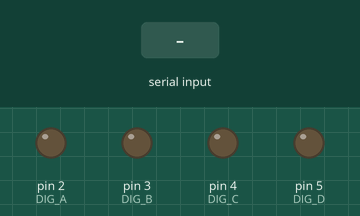
A sketch run on a simulated Arduino Uno, built with avr-gcc and run on an emulated ATmega328P. On the bench: output pins drawn as LEDs (lit = HIGH). The test bench sets the inputs (shaded band). Pins used as bus, display or sensor lines are not drawn.

Above: at 1.2 s.
1.3 s: "90,45\n" received over Serial
At 3.5 s:
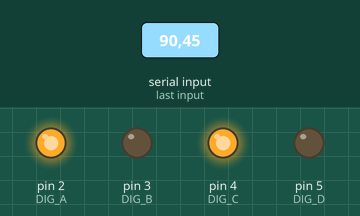
3.8 s: "1\n" received over Serial
At 4.7 s:
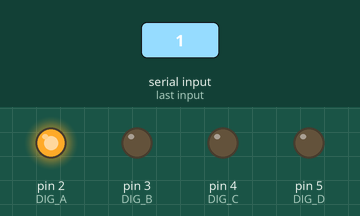
6.8 s: "2\n" received over Serial
At 8.2 s:
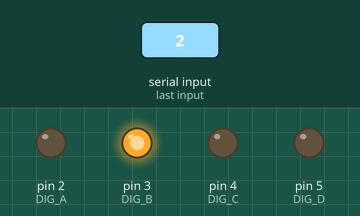
9.8 s: "3\n" received over Serial
At 10.5 s:
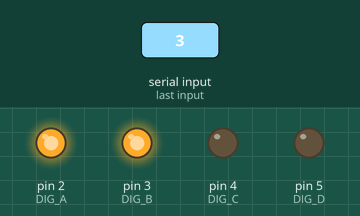
12.8 s: "4\n" received over Serial
At 14.0 s:
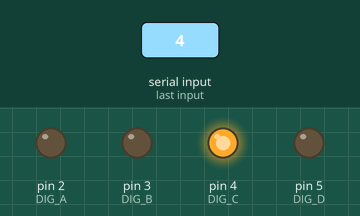
15.8 s: "5\n" received over Serial
At 16.4 s:
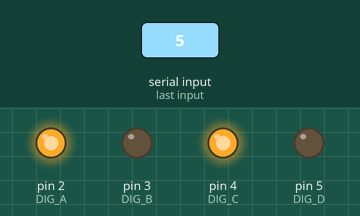
Timing chart, 0 to 19.3 s (numbered marks = the images above; inputs shaded):
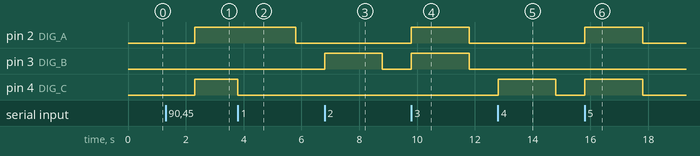

The sketch:

arduino_pins_digitsworking.ino
```cpp
const int DIG_D = 5;
const int DIG_C = 4;
const int DIG_B = 3;
const int DIG_A = 2;

const int LATCH_H1 = 9;
const int LATCH_H2 = 10;
const int LATCH_M1 = 11;
const int LATCH_M2= 12;

int incomingByte = 0;
int my_int;
int received_integer = 0;
int nDigits = 0;

int * array_of_time_arduino = new int[4];
int * array_of_time_pi = new int[4];

int availableMemory() {
  int size = 1024; // Use 2048 with ATmega328
  byte *buf;

  while ((buf = (byte *) malloc(--size)) == NULL)
    ;

  free(buf);

  return size;
}

int * convertNumberIntoArray(unsigned int number) {
    int length = (int)floor(log10((float)number)) + 1;
    int * arr = new int[length];
    int i = 0;
    do {
        arr[i] = number % 10;
        number /= 10;
        i++;
    } while (number != 0);
    return arr;
}

void convertIntegerToDCBA(int my_int) {
  if (my_int == 0) {
    digitalWrite(DIG_D, LOW);
    digitalWrite(DIG_C, LOW);
    digitalWrite(DIG_B, LOW);
    digitalWrite(DIG_A, LOW);
  } else if (my_int == 1) {
    digitalWrite(DIG_D, LOW);
    digitalWrite(DIG_C, LOW);
    digitalWrite(DIG_B, LOW);
    digitalWrite(DIG_A, HIGH);
  } else if (my_int == 2) {
    digitalWrite(DIG_D, LOW);
    digitalWrite(DIG_C, LOW);
    digitalWrite(DIG_B, HIGH);
    digitalWrite(DIG_A, LOW);
  } else if (my_int == 3) {
    digitalWrite(DIG_D, LOW);
    digitalWrite(DIG_C, LOW);
    digitalWrite(DIG_B, HIGH);
    digitalWrite(DIG_A, HIGH);
  } else if (my_int == 4) {
    digitalWrite(DIG_D, LOW);
    digitalWrite(DIG_C, HIGH);
    digitalWrite(DIG_B, LOW);
    digitalWrite(DIG_A, LOW);
  } else if (my_int == 5) {
    digitalWrite(DIG_D, LOW);
    digitalWrite(DIG_C, HIGH);
    digitalWrite(DIG_B, LOW);
    digitalWrite(DIG_A, HIGH);
  } else if (my_int == 6) {
    digitalWrite(DIG_D, LOW);
    digitalWrite(DIG_C, HIGH);
    digitalWrite(DIG_B, HIGH);
    digitalWrite(DIG_A, LOW);
  } else if (my_int == 7) {
    digitalWrite(DIG_D, LOW);
    digitalWrite(DIG_C, HIGH);
    digitalWrite(DIG_B, HIGH);
    digitalWrite(DIG_A, HIGH);
  } else if (my_int == 8) {
    digitalWrite(DIG_D, HIGH);
    digitalWrite(DIG_C, LOW);
    digitalWrite(DIG_B, LOW);
    digitalWrite(DIG_A, LOW);
  } else if (my_int == 9) {
    digitalWrite(DIG_D, HIGH);
    digitalWrite(DIG_C, LOW);
    digitalWrite(DIG_B, LOW);
    digitalWrite(DIG_A, HIGH);
  }
}

void setup() {
  // put your setup code here, to run once:
  Serial.begin(9600);

  // decoder latch pins
  pinMode(LATCH_M1, OUTPUT);
  pinMode(LATCH_M2, OUTPUT);
  pinMode(LATCH_H1, OUTPUT);
  pinMode(LATCH_H2, OUTPUT);

  // decoder input pins
  pinMode(DIG_A, OUTPUT);
  pinMode(DIG_B, OUTPUT);
  pinMode(DIG_C, OUTPUT);
  pinMode(DIG_D, OUTPUT);

}

int lengthOfArray(int my_integer_array) {
  return floor(log10(abs(my_integer_array))) + 1;
}

void loop() {
  // put your main code here, to run repeatedly:
  if(Serial.available()) {
    received_integer = Serial.parseInt();
    nDigits = lengthOfArray(received_integer);

    if(nDigits < 4) {
      array_of_time_pi = convertNumberIntoArray(received_integer);

      array_of_time_arduino[3] = 0;
      array_of_time_arduino[0] = array_of_time_pi[0];
      array_of_time_arduino[1] = array_of_time_pi[1];
      array_of_time_arduino[2] = array_of_time_pi[2];

      digitalWrite(LATCH_M1, LOW);
      convertIntegerToDCBA(array_of_time_arduino[3]);
      digitalWrite(LATCH_M1, HIGH);

      digitalWrite(LATCH_M2, LOW);
      convertIntegerToDCBA(array_of_time_arduino[2]);
      digitalWrite(LATCH_M2, HIGH);

      digitalWrite(LATCH_H1, LOW);
      convertIntegerToDCBA(array_of_time_arduino[1]);
      digitalWrite(LATCH_H1, HIGH);

      digitalWrite(LATCH_H2, LOW);
      convertIntegerToDCBA(array_of_time_arduino[0]);
      digitalWrite(LATCH_H2, HIGH);

    } else {
      array_of_time_pi = convertNumberIntoArray(received_integer);

      array_of_time_arduino[0] = array_of_time_pi[0];
      array_of_time_arduino[1] = array_of_time_pi[1];
      array_of_time_arduino[2] = array_of_time_pi[2];
      array_of_time_arduino[3] = array_of_time_pi[3];

      digitalWrite(LATCH_M1, LOW);
      convertIntegerToDCBA(array_of_time_arduino[3]);
      digitalWrite(LATCH_M1, HIGH);

      digitalWrite(LATCH_M2, LOW);
      convertIntegerToDCBA(array_of_time_arduino[2]);
      digitalWrite(LATCH_M2, HIGH);

      digitalWrite(LATCH_H1, LOW);
      convertIntegerToDCBA(array_of_time_arduino[1]);
      digitalWrite(LATCH_H1, HIGH);

      digitalWrite(LATCH_H2, LOW);
      convertIntegerToDCBA(array_of_time_arduino[0]);
      digitalWrite(LATCH_H2, HIGH);

    }
    delay(1000);

  }

}
```

Measured:
- after the input at 1.3 s, pin 2 (DIG_A), pin 4 (DIG_C): LOW → HIGH after 1.0 s
- after the input at 3.8 s, pin 2 (DIG_A): HIGH → LOW after 2.0 s instead of 0.50 s; pin 4 (DIG_C): HIGH → LOW after 0.00 s instead of 0.50 s
- after the input at 6.8 s, pin 3 (DIG_B): LOW → HIGH at once, → LOW 2.0 s later
- after the input at 9.8 s, pin 2 (DIG_A), pin 3 (DIG_B): LOW → HIGH at once, → LOW 2.0 s later
- after the input at 12.8 s, pin 4 (DIG_C): LOW → HIGH at once, → LOW 2.0 s later
- after the input at 15.8 s, pin 2 (DIG_A), pin 4 (DIG_C): LOW → HIGH at once, → LOW 2.0 s later
